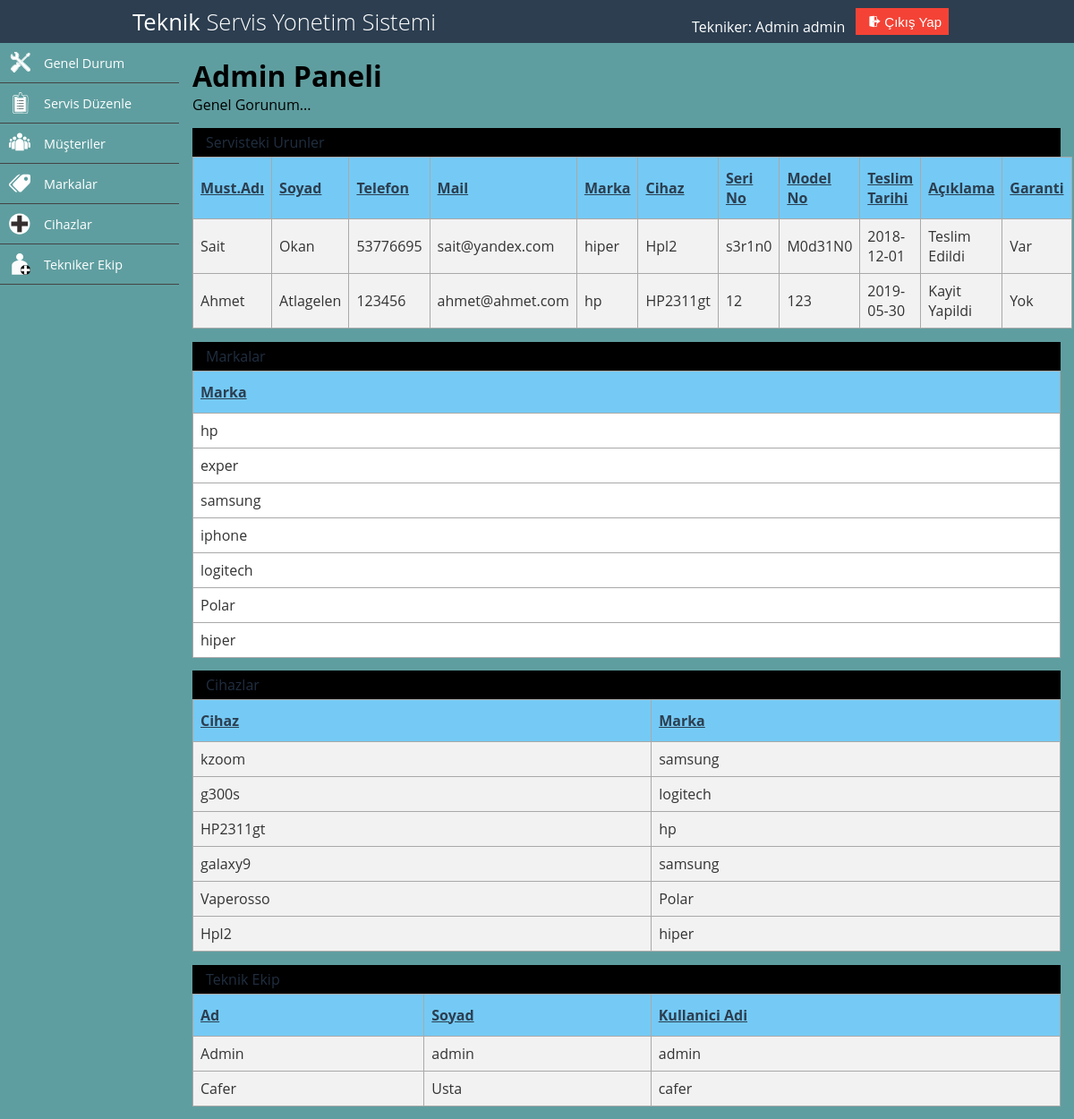
The app's page /panel/teknikerpanel.php (signed in) with its own data.
### tables this page shows
CREATE TABLE `servis` (
  `id` int(11) NOT NULL,
  `musteriid` int(11) NOT NULL,
  `markaid` int(11) NOT NULL,
  `cihazid` int(11) NOT NULL,
  `yetkiliid` int(11) NOT NULL,
  `serino` varchar(50) NOT NULL,
  `modelno` varchar(50) NOT NULL,
  `teslimtarihi` date NOT NULL,
  `aciklama` varchar(50) NOT NULL,
  `garanti` tinyint(1) NOT NULL,
  `status` tinyint(1) NOT NULL DEFAULT '0',
  `feedback` varchar(300) DEFAULT NULL
);

CREATE TABLE `musteri` (
  `idmusteri` int(11) NOT NULL,
  `ad` varchar(50) NOT NULL,
  `soyad` varchar(50) NOT NULL,
  `telefon` int(20) NOT NULL,
  `mail` varchar(50) NOT NULL,
  `adres` varchar(150) NOT NULL
);

CREATE TABLE `marka` (
  `idmarka` int(11) NOT NULL,
  `markaadi` varchar(100) NOT NULL
);

CREATE TABLE `cihaz` (
  `idcihaz` int(11) NOT NULL,
  `cihazadi` varchar(50) NOT NULL,
  `markaid` int(11) NOT NULL
);

CREATE TABLE `yetkili` (
  `id` int(11) NOT NULL,
  `kadi` varchar(50) NOT NULL,
  `sifre` varchar(50) NOT NULL,
  `ad` varchar(50) NOT NULL,
  `soyad` varchar(50) NOT NULL
);

### panel/servis.php (the view, shortened to what this page needs)
<table id="servis">
        <tr >
            <th>Must.Adı</th>
            <th>Soyad</th>
            <th>Telefon</th>
            <th>Mail</th>
            <th>Marka</th>
            <th>Cihaz</th>
            <th>Seri No</th>
            <th>Model No</th>
            <th>Teslim Tarihi</th>
            <th>Açıklama</th>
            <th>Garanti</th>
        </tr>
    <?php
     require_once "../baglan.php";
            $liste = $conn->query(" SELECT * FROM servis INNER JOIN musteri ON musteri.idmusteri=servis.musteriid
                                    INNER JOIN cihaz ON servis.cihazid=cihaz.idcihaz
                                    INNER JOIN marka ON servis.markaid=marka.idmarka",PDO::FETCH_ASSOC);
                foreach ($liste as $row) {
                    echo "<tr>";
                    echo "<td>" . $row["ad"] . "</td>";
                    echo "<td>" . $row["soyad"] . "</td>";
                    echo "<td>" . $row["telefon"] . "</td>";
                    echo "<td>" . $row["mail"] . "</td>";
                    echo "<td>" . $row["markaadi"] . "</td>";
                    echo "<td>" . $row["cihazadi"] . "</td>";
                    echo "<td>" . $row["serino"] . "</td>";
                    echo "<td>" . $row["modelno"] . "</td>";
                    echo "<td>" . $row["teslimtarihi"] . "</td>";
                    echo "<td>" . $row["aciklama"] . "</td>";
                    if ($row["garanti"] == 1) {
                        echo "<td>" . "Var" . "</td>";
                    } else {
                        echo "<td>" . "Yok" . "</td>";
                    }
                    echo "<tr>";
                }
     ?>
</table>

### panel/teknikerpanel.php (shortened to what this page needs)
<?php
if(isset($_SESSION['uname'])){
?>
<!doctype html>
<html lang="en">
<head>
    <link rel="stylesheet" href="../css-js/tekniker.css">
</head>
<body>
<div id="header">
    <?php include "header.php"; ?>
</div>
<div id="container">
<?php include "sidebar.php"; ?>
    <div class="content">
        <?php include "maincontent.php"; ?>
    </div>
</div>
</body>
</html>
<?php
}
else{
    include "../yonlendirme.php";
    yonlendir('../index.php');
}
?>

### panel/header.php
<div class="logo">
    <a href="teknikerpanel.php">Teknik <span>Servis Yonetim Sistemi</span></a>
</div>
<div class="bilgiler">
    <span>  <?php echo "Tekniker: ". $_SESSION["ad"]." ".$_SESSION["soyad"]." " ; ?></span>
    <form id="cikisbtn" action="cikis.php">
        <button id="cikisbtn" onclick="return confirm('Cikis yapmak istiyor musunuz?');" name="cikisbtn"><img src="../img/cik.svg" width="24" height="24" > Çıkış Yap</button>
    </form>
</div>

### panel/sidebar.php
<div class="sidebar">
    <ul id="nav">
        <li  >
            <a href="teknikerpanel.php">   <img src="../img/genel.svg" width="24" height="24" > Genel Durum</a>
        </li>
        <li>
            <a href="servisekle.php"> <img src="../img/servis.svg" width="24" height="24" > Servis Düzenle</a>
        </li>
        <li>
            <a href="musteriekle.php"> <img src="../img/musteri.svg" width="24" height="24" > Müşteriler</a>
        </li>
        <li >
            <a href="markaekle.php"><img src="../img/marka.svg" width="24" height="24" >Markalar</a>
        </li>
        <li>
            <a href="cihazekle.php"> <img src="../img/cihaz.svg" width="24" height="24" > Cihazlar</a>
        </li>
        <li>
            <a href="teknikerekle.php"> <img src="../img/tekniker.svg" width="24" height="24" > Tekniker Ekip</a>
        </li>
    </ul>
</div>

### panel/maincontent.php (shortened to what this page needs)
<h1>Admin Paneli</h1>
<span>Genel Gorunum...</span>
<div id="box">
    <div class="box-top">Servisteki Urunler</div>
    <div class="box-panel">
        <?php include "servis.php"; ?>
    </div>
</div>
<div id="box">
    <div class="box-top">Markalar </div>
    <div class="box-panel">
        <?php include "marka.php"; ?>
    </div>
</div>
<div id="box">
    <div class="box-top">Cihazlar</div>
    <div class="box-panel">
        <?php include "cihaz.php"; ?>
    </div>
</div>
<div id="box">
    <div class="box-top">Teknik Ekip</div>
    <div class="box-panel">
        <?php include "ekip.php"; ?>
    </div>
</div>

### panel/marka.php (shortened to what this page needs)
<table id="marka">
    <tr >
        <th>Marka</th>
    </tr>
    <?php
    require_once "../baglan.php";
    $liste = $conn->query(" SELECT * FROM marka ", PDO::FETCH_ASSOC);
    foreach ($liste as $row) {
        echo "<tr>";
        echo "<td>" . $row["markaadi"] . "</td>";
        echo "<tr>";
    }
    ?>
</table>

### panel/cihaz.php (shortened to what this page needs)
<table id="cihaz">
    <tr >
        <th>Cihaz</th>
        <th>Marka</th>
    </tr>
    <?php
    require_once "../baglan.php";
    $liste = $conn->query(" SELECT * FROM cihaz INNER JOIN marka on cihaz.markaid=marka.idmarka", PDO::FETCH_ASSOC);
    foreach ($liste as $row) {
        echo "<tr>";
        echo "<td>" . $row["cihazadi"] . "</td>";
        echo "<td>" . $row["markaadi"] . "</td>";
        echo "<tr>";
    }
    ?>
</table>

### panel/ekip.php (shortened to what this page needs)
<table id="ekip">
    <tr >
        <th>Ad</th>
        <th>Soyad</th>
        <th>Kullanici Adi</th>
    </tr>
    <?php
    require_once "../baglan.php";
    $liste = $conn->query(" SELECT * FROM yetkili ", PDO::FETCH_ASSOC);
    foreach ($liste as $row) {
        echo "<tr>";
        echo "<td>" . $row["ad"] . "</td>";
        echo "<td>" . $row["soyad"] . "</td>";
        echo "<td>" . $row["kadi"] . "</td>";
        echo "<tr>";
    }
    ?>
</table>

### css-js/tekniker.css (style rules this page uses)
* { margin: 0; padding: 0; box-sizing: border-box; }
html,body { font-family: 'Open Sans'; height: 100%; background-color:cadetblue; }
a { text-decoration: none; }
div#header { display: flex; justify-content: space-around; align-items: center; width: 100%; height: 6%; background-color: #2c3e50; margin: 0 auto; }
.bilgiler { color: #ffffff; display: flex; align-items: baseline; }
.bilgiler span { padding: 0px 10px; }
.bilgiler button { background-color: #f44336; border: none; color: white; padding: 3px 8px; text-align: center; text-decoration: none; display: flex; align-items: center; font-size: 15px; margin: 4px 2px; cursor: pointer; }
.logo { float: left; margin-top: .2ex; margin-left: 10px; }
.logo a { font-size: 1.6em; color: #fff; }
.logo a span { font-weight: 300; }
div#container { height: 92%; width: 100%; margin: 0 auto; }
.sidebar { width: 200px; height: 100%; background-color:cadetblue; float: left; }
ul#nav li { list-style: none; height:10px; }
ul#nav li a { color: white; display: flex; align-items:center; padding: 10px; font-size: 0.9em; width:100%; float: left; border-bottom: 1px solid #444; }
ul#nav li a img { margin-right: 15px; }
.content { width: auto; height: auto; background-color: cadetblue; margin-left: 200px; padding: 15px; }
div#box { margin-top: 15px; }
div#box .box-top { color: #202e40; background-color: black; padding: 5px 5px 5px 15px; }
div#box .box-panel { background: #fff; color: #333; }

### records on screen
servis: musteriid.ad "Sait", musteriid.soyad "Okan", musteriid.telefon "53776695", musteriid.mail "sait@yandex.com", markaid.markaadi "hiper", cihazid.cihazadi "Hpl2", serino "s3r1n0", modelno "M0d31N0", teslimtarihi "2018-12-01", aciklama "Teslim Edildi", garanti "Var"
servis: musteriid.ad "Ahmet", musteriid.soyad "Atlagelen", musteriid.telefon "123456", musteriid.mail "ahmet@ahmet.com", markaid.markaadi "hp", cihazid.cihazadi "HP2311gt", serino "12", modelno "123", teslimtarihi "2019-05-30", aciklama "Kayit Yapildi", garanti "Yok"
marka: markaadi "hp"
marka: markaadi "exper"
marka: markaadi "samsung"
marka: markaadi "iphone"
marka: markaadi "logitech"
marka: markaadi "Polar"
marka: markaadi "hiper"
cihaz: cihazadi "kzoom", markaid.markaadi "samsung"
cihaz: cihazadi "g300s", markaid.markaadi "logitech"
cihaz: cihazadi "HP2311gt", markaid.markaadi "hp"
cihaz: cihazadi "galaxy9", markaid.markaadi "samsung"
cihaz: cihazadi "Vaperosso", markaid.markaadi "Polar"
cihaz: cihazadi "Hpl2", markaid.markaadi "hiper"
yetkili: ad "Admin", soyad "admin", kadi "admin"
yetkili: ad "Cafer", soyad "Usta", kadi "cafer"

### other values on screen
$_SESSION["ad"] "Admin"
$_SESSION["soyad"] "admin"
